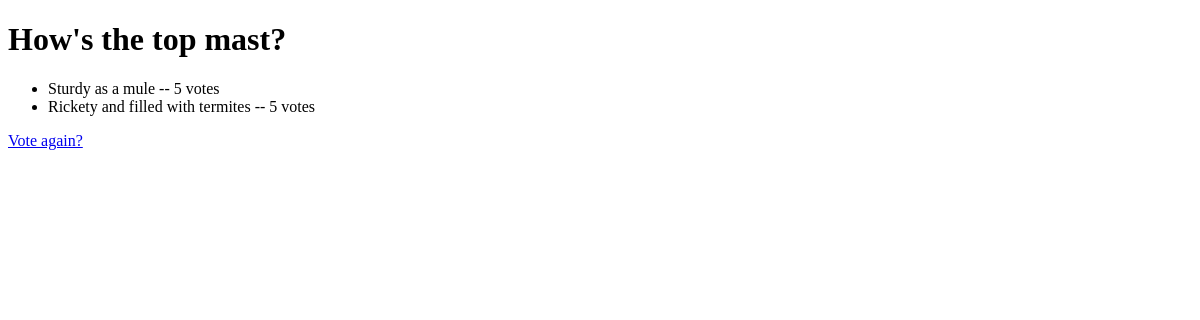
The app's page /polls/3/results/, older data.
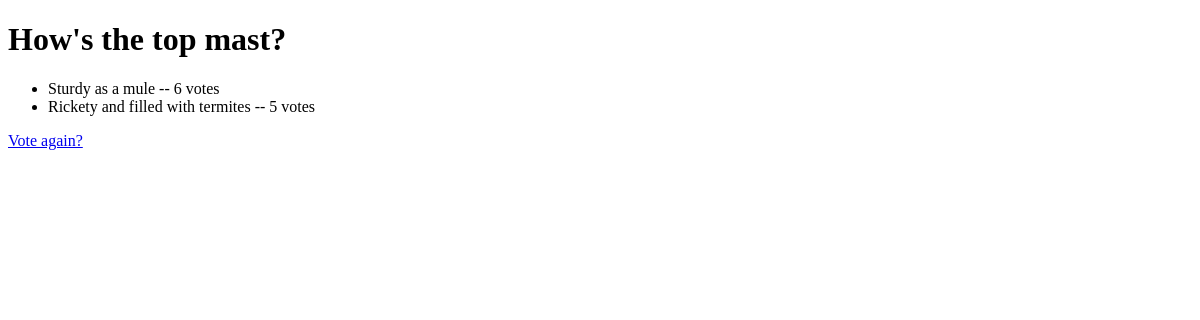
The same page, newer data.
### polls/models.py (models this page shows, shortened)
class Question(models.Model):
    question_text = models.CharField(max_length=200)
    pub_date = models.DateTimeField('date published')

class Choice(models.Model):
    question = models.ForeignKey(Question, on_delete=models.CASCADE)
    choice_text = models.CharField(max_length=200)
    votes = models.IntegerField(default=0)

### polls/views.py (the view)
# urls.py: path('<int:pk>/results/', views.ResultsView.as_view(), name='results'),
class ResultsView(generic.DetailView):
    model = Question
    template_name = 'polls/results.html'

### polls/templates/polls/results.html
<!DOCTYPE html>
<html lang="en">
<body>
    <h1>{{ question.question_text }}</h1>
    <ul>
        {% for choice in question.choice_set.all %}
        <li>{{ choice.choice_text }} -- {{ choice.votes }} vote{{ choice.votes|pluralize }}</li>
        {% endfor %}
    </ul>
    <a href="{% url 'polls:detail' question.id %}">Vote again?</a>
</body>
</html>

Row changes from the older to the newer data that the page shows:
changed Choice "Sturdy as a mule": votes "5" → "6"
